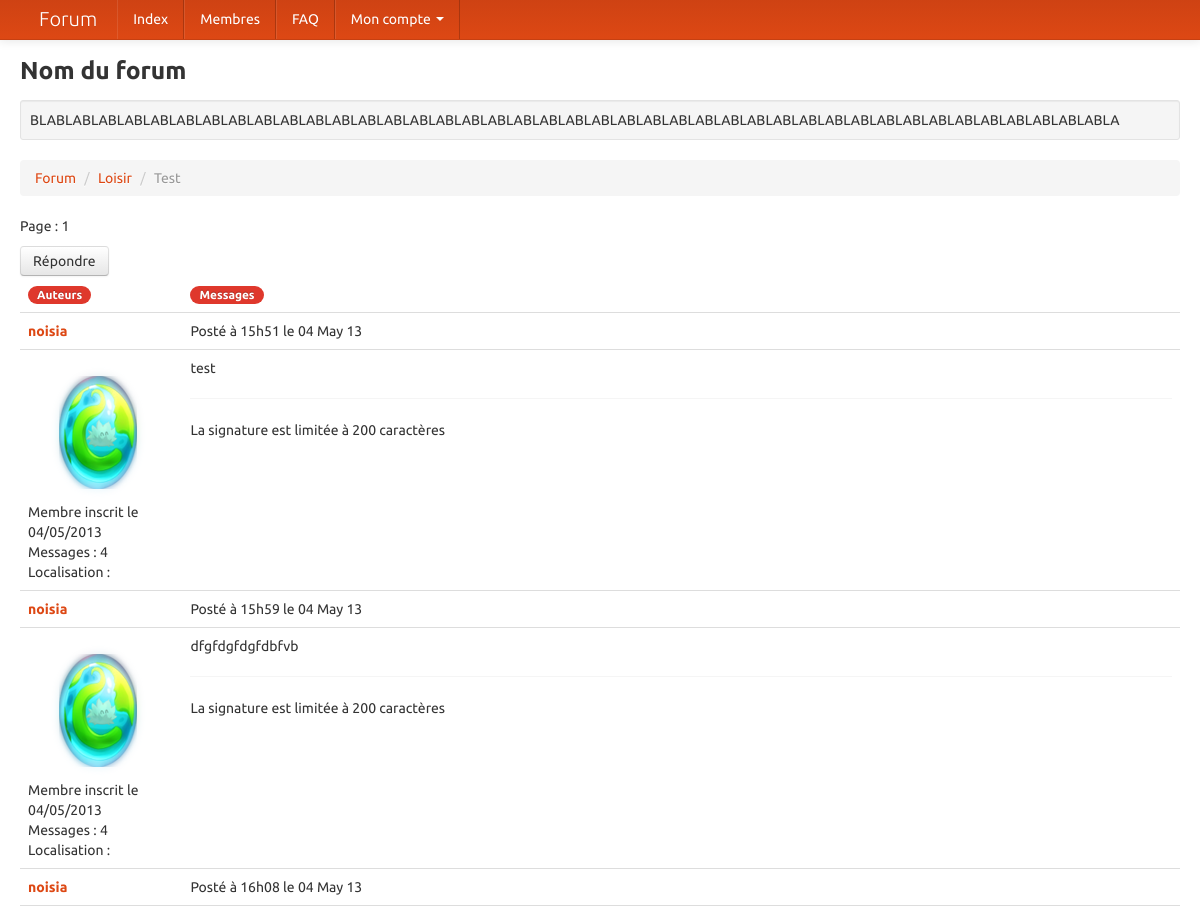
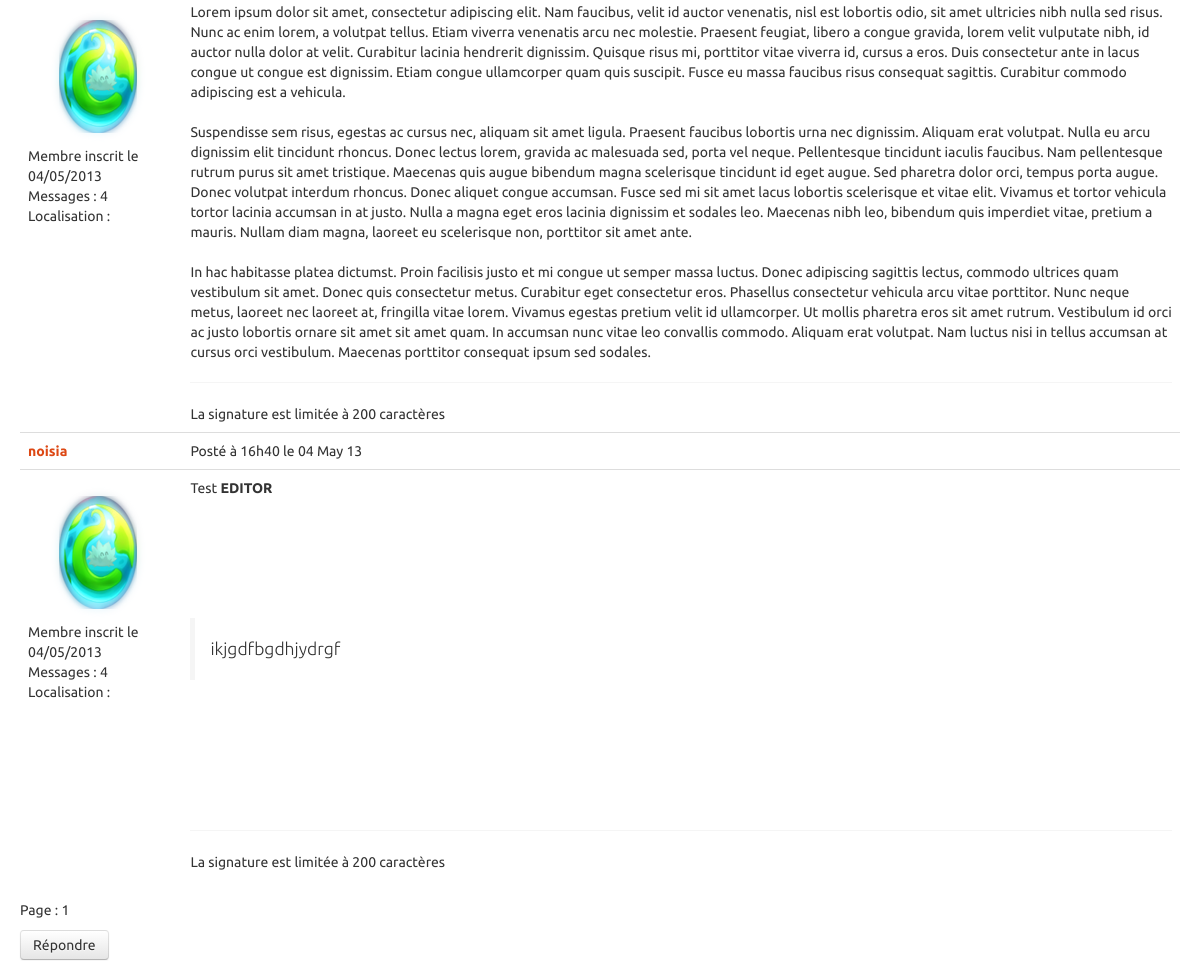
The app's page /voirtopic.php?t=1&page=1 with its own data (2 pictures, top to bottom).
### tables this page shows
CREATE TABLE `forum_topic` (
  `topic_id` int(11) NOT NULL AUTO_INCREMENT,
  `forum_id` int(11) NOT NULL,
  `topic_titre` char(60) NOT NULL,
  `topic_createur` int(11) NOT NULL,
  `topic_vu` mediumint(8) NOT NULL,
  `topic_time` int(11) NOT NULL,
  `topic_genre` varchar(30) NOT NULL,
  `topic_last_post` int(11) NOT NULL,
  `topic_first_post` int(11) NOT NULL,
  `topic_post` mediumint(8) NOT NULL,
  PRIMARY KEY (`topic_id`),
  UNIQUE KEY `topic_last_post` (`topic_last_post`)
);

CREATE TABLE `forum_forum` (
  `forum_id` int(11) NOT NULL AUTO_INCREMENT,
  `forum_cat_id` mediumint(8) NOT NULL,
  `forum_name` varchar(30) NOT NULL,
  `forum_desc` text NOT NULL,
  `forum_ordre` mediumint(8) NOT NULL,
  `forum_last_post_id` int(11) NOT NULL,
  `forum_topic` mediumint(8) NOT NULL,
  `forum_post` mediumint(8) NOT NULL,
  `auth_view` tinyint(4) NOT NULL,
  `auth_post` tinyint(4) NOT NULL,
  `auth_topic` tinyint(4) NOT NULL,
  `auth_annonce` tinyint(4) NOT NULL,
  `auth_modo` tinyint(4) NOT NULL,
  PRIMARY KEY (`forum_id`)
);

CREATE TABLE `forum_post` (
  `post_id` int(11) NOT NULL AUTO_INCREMENT,
  `post_createur` int(11) NOT NULL,
  `post_texte` text NOT NULL,
  `post_time` int(11) NOT NULL,
  `topic_id` int(11) NOT NULL,
  `post_forum_id` int(11) NOT NULL,
  PRIMARY KEY (`post_id`)
);

CREATE TABLE `forum_membres` (
  `membre_id` int(11) NOT NULL AUTO_INCREMENT,
  `membre_pseudo` varchar(30) NOT NULL,
  `membre_mdp` varchar(32) NOT NULL,
  `membre_email` varchar(250) NOT NULL,
  `membre_msn` varchar(250) NOT NULL,
  `membre_siteweb` varchar(100) NOT NULL,
  `membre_avatar` varchar(100) NOT NULL,
  `membre_signature` varchar(200) NOT NULL,
  `membre_localisation` varchar(100) NOT NULL,
  `membre_inscrit` int(11) NOT NULL,
  `membre_derniere_visite` int(11) NOT NULL,
  `membre_rang` tinyint(4) DEFAULT '2',
  `membre_post` int(11) NOT NULL,
  PRIMARY KEY (`membre_id`)
);

### voirtopic.php (the view, shortened to what this page needs)
<?php
include("includes/identifiants.php");
include("includes/debut.php");
include("includes/menu.php");
$topic = (int) $_GET['t'];
$query=$db->prepare('SELECT topic_titre, topic_post, forum_topic.forum_id, topic_last_post,
forum_name, auth_view, auth_topic, auth_post
FROM forum_topic
LEFT JOIN forum_forum ON forum_topic.forum_id = forum_forum.forum_id
WHERE topic_id = :topic');
$query->bindValue(':topic',$topic,PDO::PARAM_INT);
$query->execute();
$data=$query->fetch();
$forum=$data['forum_id'];
$totalDesMessages = $data['topic_post'] + 1;
$nombreDeMessagesParPage = 15;
$nombreDePages = ceil($totalDesMessages / $nombreDeMessagesParPage);
echo '<ul class="breadcrumb">
	<li><a href="./index.php">Forum</a> <span class="divider">/</span></li>
	<li><a href="./voirforum.php?f='.$forum.'">'.stripslashes($data['forum_name']).'</a> <span class="divider">/</span></li>
    <li class="active">'.stripslashes($data['topic_titre']).'</li>
</ul>';
$page = (isset($_GET['page']))?intval($_GET['page']):1;
echo '<p>Page : ';
for ($i = 1 ; $i <= $nombreDePages ; $i++)
{
    if ($i == $page)
    {
    echo $i;
    }
    else
    {
    echo '<a href="voirtopic.php?t='.$topic.'&page='.$i.'">
    ' . $i . '</a> ';
    }
}
echo'</p>';
$premierMessageAafficher = ($page - 1) * $nombreDeMessagesParPage;
echo'<a href="./poster.php?action=repondre&amp;t='.$topic.'" class="btn">Répondre</a>';
$query=$db->prepare('SELECT post_id , post_createur , post_texte , post_time ,
membre_id, membre_pseudo, membre_inscrit, membre_avatar, membre_localisation, membre_post, membre_signature
FROM forum_post
LEFT JOIN forum_membres ON forum_membres.membre_id = forum_post.post_createur
WHERE topic_id =:topic
ORDER BY post_id
LIMIT :premier, :nombre');
$query->bindValue(':topic',$topic,PDO::PARAM_INT);
$query->bindValue(':premier',(int) $premierMessageAafficher,PDO::PARAM_INT);
$query->bindValue(':nombre',(int) $nombreDeMessagesParPage,PDO::PARAM_INT);
$query->execute();
if ($query->rowCount()<1)
{
        echo'<p>Il n y a aucun post sur ce topic, vérifiez l url et reessayez</p>';
}
else
{
        ?>
		<table class="table">
        <thead>
        <th class="vt_auteur" width=14%><span class="badge badge-important"><strong>Auteurs</strong></span></th>
        <th class="vt_mess"><span class="badge badge-important"><strong>Messages</strong></span></th>
        </thead>
        <?php
        while ($data = $query->fetch())
        {
         echo'<tr><td><strong>
         <a href="./voirprofil.php?m='.$data['membre_id'].'&amp;action=consulter">
         '.stripslashes($data['membre_pseudo']).'</a></strong></td>';
         if ($id == $data['post_createur'])
         {
         echo'<td id=p_'.$data['post_id'].'>Posté à '.date('H\hi \l\e d M y',$data['post_time']).'
         <a href="./poster.php?p='.$data['post_id'].'&amp;action=delete">
         <img src="./images/supprimer.gif" alt="Supprimer"
         title="Supprimer ce message" /></a>
         <a href="./poster.php?p='.$data['post_id'].'&amp;action=edit">
         <img src="./images/editer.gif" alt="Editer"
         title="Editer ce message" /></a></td></tr>';
         }
         else
         {
         echo'<td>
         Posté à '.date('H\hi \l\e d M y',$data['post_time']).'
         </td></tr>';
         }
         echo'<tr><td>
         <img src="./public/avatars/'.$data['membre_avatar'].'" alt="" />
         <br />Membre inscrit le '.date('d/m/Y',$data['membre_inscrit']).'
         <br />Messages : '.$data['membre_post'].'<br />
         Localisation : '.stripslashes($data['membre_localisation']).'</td>';
         echo'<td>'.nl2br(stripslashes($data['post_texte'])).'
         <br /><hr />'.nl2br(stripslashes($data['membre_signature'])).'</td></tr>';
         }
         ?>
</table>
<?php
        echo '<p>Page : ';
        for ($i = 1 ; $i <= $nombreDePages ; $i++)
        {
                if ($i == $page)
                {
                echo $i;
                }
                else
                {
                echo '<a href="voirtopic.php?t='.$topic.'&amp;page='.$i.'">
                ' . $i . '</a> ';
                }
        }
        echo'</p>';
	echo'<a href="./poster.php?action=repondre&amp;t='.$topic.'" class="btn">Répondre</a>';
}
?>
</div>
</body>
</html>

### includes/debut.php (shortened to what this page needs)
<!DOCTYPE html PUBLIC "-//W3C//DTD XHTML 1.0 Strict//EN" "http://www.w3.org/TR/xhtml1/DTD/xhtml1-strict.dtd">
<html xmlns="http://www.w3.org/1999/xhtml" xml:lang="fr" >
<head>
<link href="./assets/css/bootstrap.min.css" rel="stylesheet" media="screen">
</head>
<?php
$id=(isset($_SESSION['id']))?(int) $_SESSION['id']:0;
?>
<div class="navbar navbar-static-top" style="margin: -1px -1px 0;">
              <div class="navbar-inner">
                <div class="container" style="width: auto; padding: 0 20px;">
                  <a class="brand" href="#">Forum</a>
                  <ul class="nav">
                    <li><a href="./index.php">Index</a></li>
                    <li><a href="#">Membres</a></li>
                    <li><a href="#">FAQ</a></li>
					<li class="dropdown">
                        <a href="#" class="dropdown-toggle" data-toggle="dropdown">Mon compte <b class="caret"></b></a>
                    </li>
                  </ul>
                </div>
              </div>
            </div>

### includes/menu.php
<?php
echo '<body>
<div class="container-fluid">
<div id="banniere"><h3>Nom du forum</h3></div>
<div id="menu">
    <div class="well well-small">
    BLABLABLABLABLABLABLABLABLABLABLABLABLABLABLABLABLABLABLABLABLABLABLABLABLABLABLABLABLABLABLABLABLABLABLABLABLABLABLABLABLABLA
    </div>
</div>
<div id="corps_forum">';
?>

### records on screen
forum_topic: forum.forum_name "Loisir", topic_titre "Test"
forum_post: forum_membres.membre_pseudo "noisia", post_time "15h51 le 04 May 13", forum_membres.membre_avatar (picture), forum_membres.membre_inscrit "04/05/2013", forum_membres.membre_post "4", post_texte "test", forum_membres.membre_signature "La signature est limitée à 200 caractères"
forum_post: forum_membres.membre_pseudo "noisia", post_time "15h59 le 04 May 13", forum_membres.membre_avatar (picture), forum_membres.membre_inscrit "04/05/2013", forum_membres.membre_post "4", post_texte "dfgfdgfdgfdbfvb", forum_membres.membre_signature "La signature est limitée à 200 caractères"
forum_post: forum_membres.membre_pseudo "noisia", post_time "16h08 le 04 May 13", forum_membres.membre_avatar (picture), forum_membres.membre_inscrit "04/05/2013", forum_membres.membre_post "4", post_texte "Lorem ipsum dolor sit amet, consectetur adipiscing elit. Nam faucibus, velit id auctor venenatis, nisl est lobortis odio, sit amet ultricies nibh nulla sed risus. Nunc ac enim lorem, a volutpat tellus. Etiam viverra venenatis arcu nec molestie. Praesent feugiat, libero a congue gravida, lorem velit vulputate nibh, id auctor nulla dolor at velit. Curabitur lacinia hendrerit dignissim. Quisque risus mi, porttitor vitae viverra id, cursus a eros. Duis consectetur ante in lacus congue ut congue est dignissim. Etiam congue ullamcorper quam quis suscipit. Fusce eu massa faucibus risus consequat sagittis. Curabitur commodo adipiscing est a vehicula. Suspendisse sem risus, egestas ac cursus nec,…", forum_membres.membre_signature "La signature est limitée à 200 caractères"
forum_post: forum_membres.membre_pseudo "noisia", post_time "16h40 le 04 May 13", forum_membres.membre_avatar (picture), forum_membres.membre_inscrit "04/05/2013", forum_membres.membre_post "4", post_texte "Test EDITOR ikjgdfbgdhjydrgf", forum_membres.membre_signature "La signature est limitée à 200 caractères"
